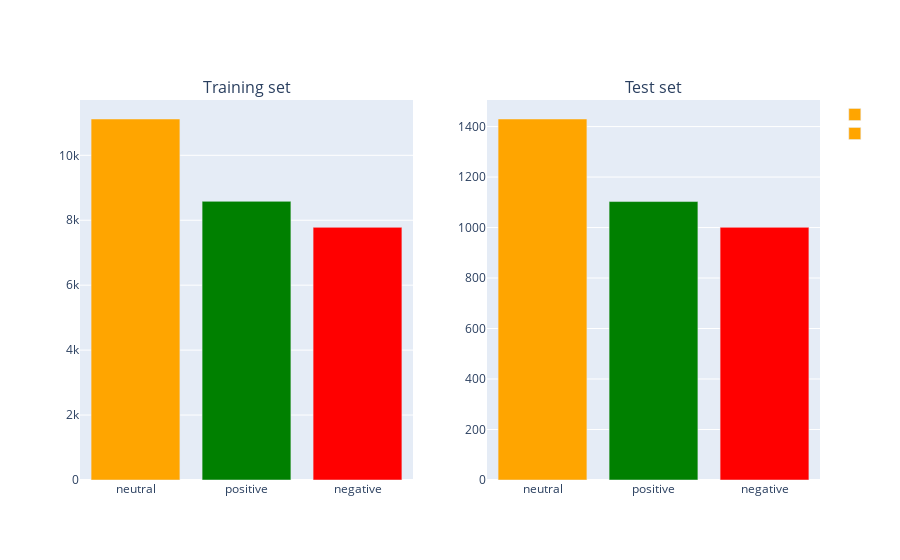

Notebook code for this chart:
### Code cell
def plot_distrib_train_test(train, test):
    
    fig = make_subplots(1, 2, subplot_titles=('Training set', 'Test set'))
    x = train.sentiment.value_counts()
    fig.add_trace(go.Bar(x=x.index, y=x.values, marker_color=['orange', 'green', 'red'], name=''), row=1, col=1)
    x = test.sentiment.value_counts()
    fig.add_trace(go.Bar(x=x.index, y=x.values, marker_color=['orange', 'green', 'red'], name=''), row=1, col=2)
    fig.show()

def show_word_distrib(df, target='positive', field='text', top_N=10, selected=True):
    fig = plt.figure()
    txt = df[df['sentiment']==target][field].str.lower().str.replace(r'\|', ' ').str.cat(sep=' ')
    words=nltk.tokenize.word_tokenize(txt)
    words_except_stop_dist = nltk.FreqDist(words)
    rslt = pd.DataFrame(words_except_stop_dist.most_common(top_N),
                       columns = ['Word', 'Frequency Text']).set_index('Word')
    print(rslt)
    #matplotlib.style.use('ggplot')
    ax1 = fig.add_subplot()
    rslt.plot.bar(rot=0, ax=ax1)
    
    if selected:
        txt = df[df['sentiment']==target]['selected_text'].str.lower().str.replace(r'\|', ' ').str.cat(sep=' ')
        words = nltk.tokenize.word_tokenize(txt)
        words_except_stop_dist = nltk.FreqDist(words)
        rslt = pd.DataFrame(words_except_stop_dist.most_common(top_N),
                           columns = ['Word', 'Frequency Selected Text']).set_index('Word')
        print(rslt)
        #matplotlib.style.use('ggplot')
        ax2 = fig.add_subplot()
        rslt.plot.bar(rot=0, ax=ax2)
    plt.show()
    
def general_stats(train, test):
    n_train = len(train)
    n_test = len(test)
    
    print('Number of train samples: {}'.format(n_train))
    print('Number of test samples: {}'.format(n_test))
    plot_distrib_train_test(train, test)
    
    print('Word distribution of text and selected_text in Training set for positive samples')
    show_word_distrib(train, target='positive')
    
    print('Word distribution of text and selected_text in Training set for neutral samples')
    show_word_distrib(train, target='neutral')
    
    print('Word distribution of text and selected_text in Training set for negative samples')
    show_word_distrib(train, target='negative')
        
    print('Word distribution of text in Test set for positive samples')
    show_word_distrib(test, target='positive', selected=False)
    
    print('Word distribution of text in Test set for neutral samples')
    show_word_distrib(test, target='neutral', selected=False)
    
    print('Word distribution of text in Test set for negative samples')
    show_word_distrib(test, target='negative', selected=False)
    
def plot_hist_classes(df, to_plot, header, col='text'):
    fig, (ax1, ax2, ax3)=plt.subplots(1, 3, figsize=(10, 5))
    
    df_len = to_plot(df, 'negative', col=col)
    ax1.hist(df_len, color='red')
    ax1.set_title('Negative Tweets')
    
    df_len = to_plot(df, 'positive', col=col)
    ax2.hist(df_len, color='green')
    ax2.set_title('Positive Tweets')
    
    df_len = to_plot(df, 'neutral', col=col)
    ax3.hist(df_len, color='orange')
    ax3.set_title('Neutral Tweets')
    
    fig.suptitle(header)
    plt.show()
    plt.close()
    
def average_word_length(df, col='text'):
    fig,(ax1, ax2, ax3)=plt.subplots(1, 3, figsize=(10, 5))
    
    word=df[df['sentiment']=='negative'][col].str.split().apply(lambda x : [len(i) for i in x])
    sns.distplot(word.map(lambda x : np.mean(x)), ax=ax1, color='red')
    ax1.set_title('Negative')
    
    word=df[df['sentiment']=='positive'][col].str.split().apply(lambda x : [len(i) for i in x])
    sns.distplot(word.map(lambda x : np.mean(x)), ax=ax2, color='green')
    ax2.set_title('Positive')
    
    word=df[df['sentiment']=='neutral'][col].str.split().apply(lambda x : [len(i) for i in x])
    sns.distplot(word.map(lambda x : np.mean(x)), ax=ax3, color='orange')
    ax3.set_title('Neutral')
    
    fig.suptitle('Average word length in each tweet')
    plt.show()
    
def unique_words(df, col='text', title='Distribution of number of unique words'):
    fig, ax=plt.subplots(1, 3, figsize=(12, 7))
    colors = {
        'positive' : 'green',
        'negative' : 'red',
        'neutral' : 'orange'
    }
    for _, i in enumerate(['positive', 'negative', 'neutral']):
        new=df[df['sentiment']==i][col].map(lambda x : len(set(x.split())))
        sns.distplot(new.values, ax=ax[_], color=colors[i])
        ax[_].set_title(i)
    fig.suptitle(title)
    fig.show()
        
def get_top_ngram(corpus, n=None):
    vec = CountVectorizer(ngram_range=(n, n), stop_words=stop).fit(corpus)
    bag_of_words = vec.transform(corpus)
    sum_words = bag_of_words.sum(axis=0)
    words_freq = [(word, sum_words[0, idx]) for word, idx in vec.vocabulary_.items()]
    words_freq = sorted(words_freq, key = lambda x : x[1], reverse=True)
    return words_freq[:20]

def plot_n_grams(df, size=2,
                title = 'Common bigrams in selected text',
                column = 'text'):
    colors = {
        'positive' : 'green',
        'negative' : 'red',
        'neutral' : 'orange'
    }
    
    fig, ax=plt.subplots(1, 3, figsize=(15, 10))
    for _, i in enumerate(['positive','negative', 'neutral']):
        new = df[df['sentiment']==i][column]
        top_n_bigrams = get_top_ngram(new, size)[:20]
        x, y = map(list,zip(*top_n_bigrams))
        sns.barplot(x=y, y=x, ax=ax[_], color=colors[i])
        ax[_].set_title(i)
        
    fig.suptitle(title)
    fig.show()

general_stats(train_df, test_df)

def to_plot_chars(df, _target, col='text'):
    return df[df['sentiment']==_target][col].str.len()
plot_hist_classes(train_df, to_plot_chars, header='Characters Length Distribution in Training Tweets text')
plot_hist_classes(test_df, to_plot_chars, header='Characters Lengths Distribution in Test Tweets text')
plot_hist_classes(train_df, to_plot_chars, header='Characters Length Distribution in Training Tweets selected_text', col='selected_text')

def to_plot_word(df, _target, col='text'):
    return df[df['sentiment']==_target][col].str.split().map(lambda x : len(x))
plot_hist_classes(train_df, to_plot_word, header='Sentence Length Distribution in Training Tweets text column')
plot_hist_classes(train_df, to_plot_word, header='Sentence Length Distribution in Training Tweets selected_text column', col='selected_text')
plot_hist_classes(test_df, to_plot_word, header='Sentence Length Distribution in Test Tweets text column')

print('Average word length in Training Tweets text column')
average_word_length(train_df)
print('Average word length in Training Tweets selected_text column')
average_word_length(train_df, col='selected_text')
print('Average word length in Test Tweets text column')
average_word_length(test_df)

unique_words(train_df, title='Distribution of number of unique words in Training samples for text column')
unique_words(train_df, col='selected_text', title='Distribution of number of unique words in Training samples for selected_text column')
unique_words(test_df, title='Distribution of number of unique words in Test samples for text column')

plot_n_grams(train_df, size=2, title='Common bigrams in text for the training set',
            column='text')
plot_n_grams(train_df, size=2, title='Common bigrams in selected_text for the training set',
            column='selected_text')
plot_n_grams(test_df, size=2, title='Common bigrams in text for the test set',
            column='text')

plot_n_grams(train_df, size=3, title='Common tri-grams in text for the training set',
            column='text')
plot_n_grams(train_df, size=3, title='Common tri-grams in selected_text for the training set',
            column='selected_text')
plot_n_grams(test_df, size=3, title='Common tri-grams in text for the test set',
            column='text')

### Figure 1 — Plotly figure (JSON) as saved in the notebook; plotly's stock layout.template omitted (floating-point values rounded to 4 significant figures)
{"data": [{"marker": {"color": ["orange", "green", "red"]}, "name": "", "type": "bar", "x": ["neutral", "positive", "negative"], "xaxis": "x", "y": [11118, 8582, 7781], "yaxis": "y"}, {"marker": {"color": ["orange", "green", "red"]}, "name": "", "type": "bar", "x": ["neutral", "positive", "negative"], "xaxis": "x2", "y": [1430, 1103, 1001], "yaxis": "y2"}], "layout": {"annotations": [{"font": {"size": 16}, "showarrow": false, "text": "Training set", "x": 0.225, "xanchor": "center", "xref": "paper", "y": 1, "yanchor": "bottom", "yref": "paper"}, {"font": {"size": 16}, "showarrow": false, "text": "Test set", "x": 0.775, "xanchor": "center", "xref": "paper", "y": 1, "yanchor": "bottom", "yref": "paper"}], "xaxis": {"anchor": "y", "domain": [0, 0.45]}, "xaxis2": {"anchor": "y2", "domain": [0.55, 1]}, "yaxis": {"anchor": "x", "domain": [0, 1]}, "yaxis2": {"anchor": "x2", "domain": [0, 1]}}}
